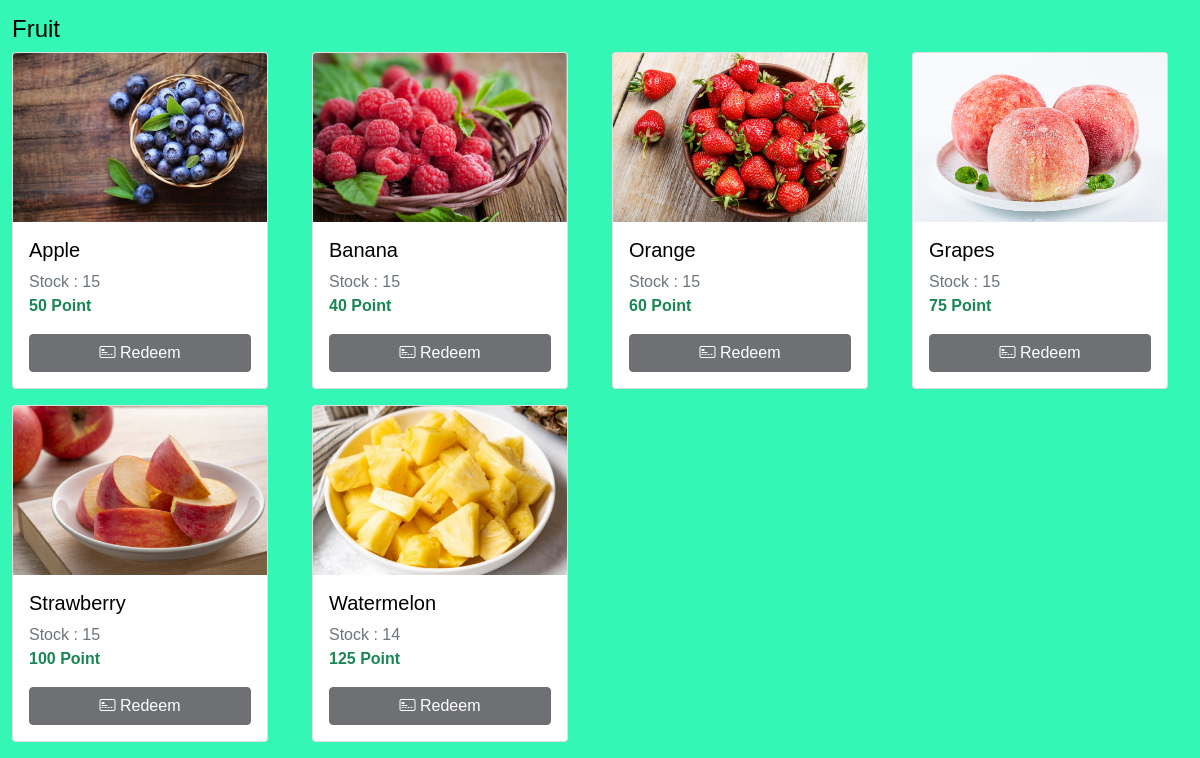
Page /Userphp/Userinter.php (signed in, lower part) on the earlier database version.
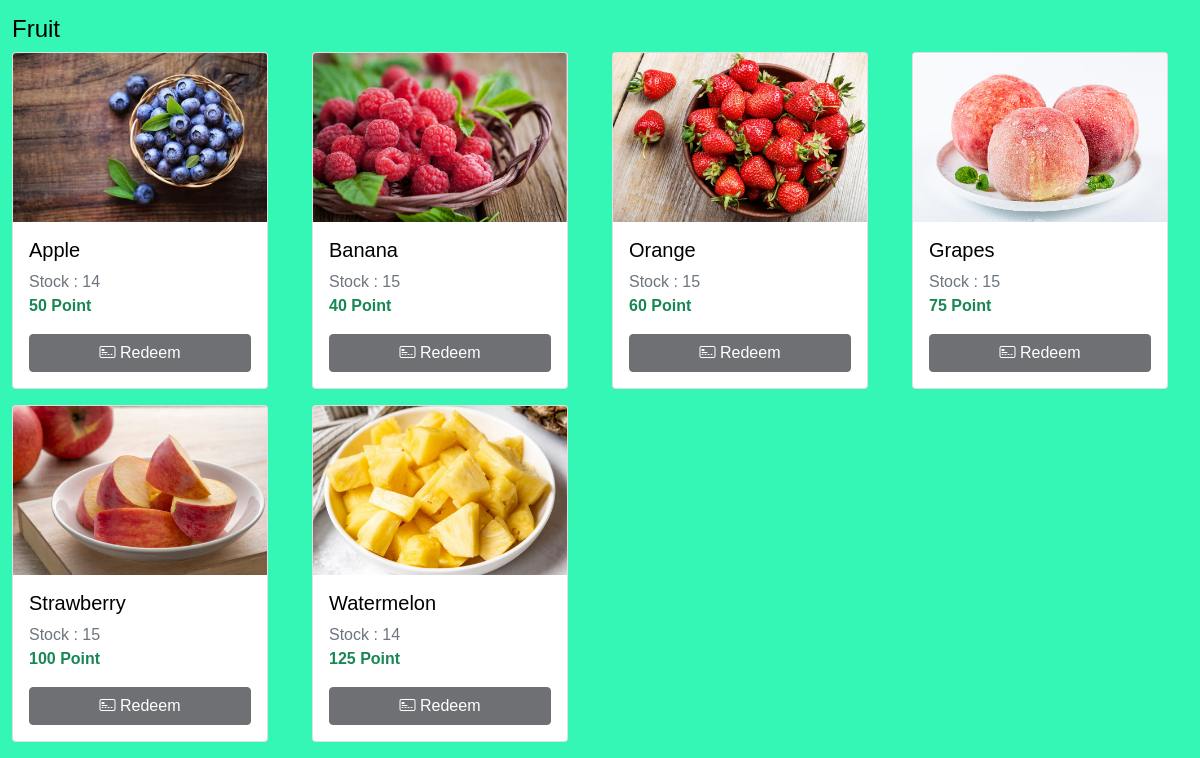
Same page on the later database version.
### tables this page shows
CREATE TABLE `fruit_menu` (
  `fruit_menuID` int(10) NOT NULL,
  `fruit_menuName` varchar(255) NOT NULL,
  `fruit_quantity` int(3) DEFAULT NULL,
  `fruit_price` int(3) NOT NULL,
  `fruit_picture` varchar(255) NOT NULL
);

### Userphp/Userinter.php (the view, shortened to what this page needs)
<?php
include '../condb/database.php';
$fruit_query = mysqli_query($conn, "SELECT * FROM fruit_menu");
$fruit_row = mysqli_num_rows($fruit_query);
$cus_username = $_SESSION['cus_login'];
$point_query = "SELECT * FROM points WHERE p_customerName = '$cus_username' ";
$point_row = mysqli_query($conn, $point_query);
$point = mysqli_fetch_assoc($point_row);
$point_total = $point['p_pointTotal'];
?>
<!DOCTYPE html>
<html lang="en">
<head>
    <link href="https://cdn.jsdelivr.net/npm/bootstrap@5.0.2/dist/css/bootstrap.min.css" rel="stylesheet">
    <link rel="stylesheet" href="https://cdn.jsdelivr.net/npm/bootstrap-icons@1.11.3/font/bootstrap-icons.min.css">
    <link rel="stylesheet" href="../css/add_styles.css">
</head>
<body>
    <div class="container" style="margin-top: 30px;">
        <br>
        <div class="row">
        </div>
        <div class="row">
            <h4>Fruit</h4>
            <?php if ($fruit_row > 0) : ?>
                <?php while ($fruit = mysqli_fetch_assoc($fruit_query)) : ?>
                    <div class="col-3 mb-3">
                        <div class="card" style="width: 16rem;">
                            <?php if (!empty($fruit['fruit_picture'])) : ?>
                                <img src="../image/menu/Fruit/<?php echo $fruit['fruit_picture']; ?>" class="card-img-top" width="100" alt="Product Image">
                            <?php else : ?>
                                <img src="../image/error.png" class="card-img-top" width="100" alt="Product Image">
                            <?php endif; ?>
                            <div class="card-body">
                                <form action="redeem.php" method="post">
                                    <?php $rate = number_format($fruit['fruit_price'], 2) * 5 ?>
                                    <h5 class="card-title"><?php echo $fruit['fruit_menuName']; ?></h5>
                                    <p class="card-text text-muted mb-0">Stock : <?php echo $fruit['fruit_quantity']; ?></p>
                                    <p class="card-text text-success fw-bold"><?php echo $rate; ?> Point</p>
                                    <?php if($point_total < $rate): ?>
                                        <button type="submit" class="btn btn-dark w-100" disabled><i class="bi bi-credit-card-2-front"></i> Redeem</button>
                                    <?php else: ?>
                                        <button type="submit" class="btn btn-dark w-100"><i class="bi bi-credit-card-2-front"></i> Redeem</button>
                                    <?php endif; ?>
                                </form>
                            </div>
                        </div>
                    </div>
                <?php endwhile; ?>
            <?php else : ?>
                <diiv class="col-12">
                    <h4 class="text-danger">No product data</h4>
                </diiv>
            <?php endif; ?>
        </div>
    </div>
</body>
</html>

### css/add_styles.css (style rules this page uses)
body { background-color: #34f6b5; color: black; font-family: Arial, sans-serif; }
.container { max-width: 1200px; margin: 0 auto; }

Differences in the rows shown:
changed fruit_menu "Apple": fruit_quantity "15" → "14"
